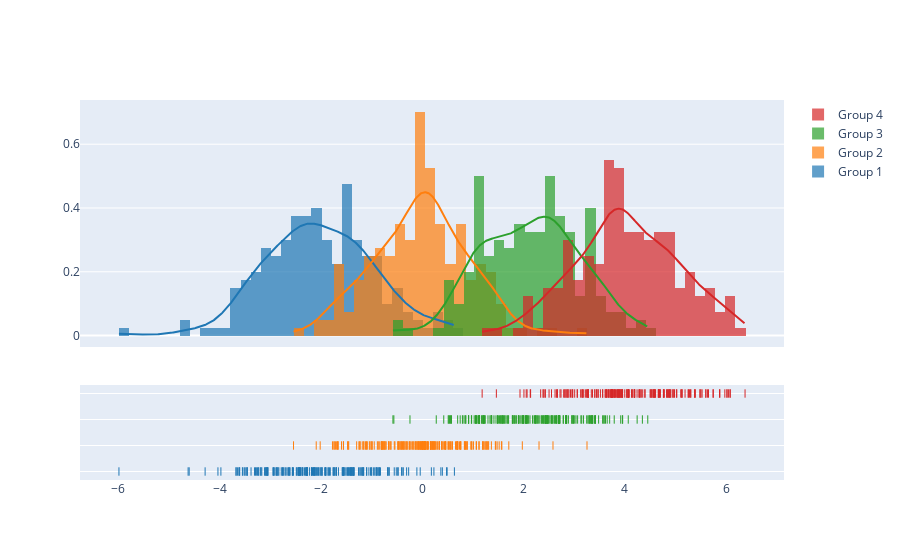

The cell this chart's notebook holds for it:
### Code cell
import plotly.figure_factory as ff

# Add histogram data
x1 = np.random.randn(200) - 2
x2 = np.random.randn(200)
x3 = np.random.randn(200) + 2
x4 = np.random.randn(200) + 4

# Group data together
hist_data = [x1, x2, x3, x4]

group_labels = ['Group 1', 'Group 2', 'Group 3', 'Group 4']

# Create distplot with custom bin_size
fig = ff.create_distplot(hist_data, group_labels, bin_size=.2)
fig.show()

### Figure 1 — Plotly figure (JSON) as saved in the notebook; plotly's stock layout.template omitted (floating-point values rounded to 4 significant figures; data arrays with more than 128 entries replaced by an {"elided": "..."} marker saying what was removed)
{"data": [{"autobinx": false, "histnorm": "probability density", "legendgroup": "Group 1", "marker": {"color": "rgb(31, 119, 180)"}, "name": "Group 1", "opacity": 0.7, "type": "histogram", "x": {"elided": "200 float values"}, "xaxis": "x", "xbins": {"end": 0.6338, "size": 0.2, "start": -5.989}, "yaxis": "y"}, {"autobinx": false, "histnorm": "probability density", "legendgroup": "Group 2", "marker": {"color": "rgb(255, 127, 14)"}, "name": "Group 2", "opacity": 0.7, "type": "histogram", "x": {"elided": "200 float values"}, "xaxis": "x", "xbins": {"end": 3.252, "size": 0.2, "start": -2.542}, "yaxis": "y"}, {"autobinx": false, "histnorm": "probability density", "legendgroup": "Group 3", "marker": {"color": "rgb(44, 160, 44)"}, "name": "Group 3", "opacity": 0.7, "type": "histogram", "x": {"elided": "200 float values"}, "xaxis": "x", "xbins": {"end": 4.452, "size": 0.2, "start": -0.5797}, "yaxis": "y"}, {"autobinx": false, "histnorm": "probability density", "legendgroup": "Group 4", "marker": {"color": "rgb(214, 39, 40)"}, "name": "Group 4", "opacity": 0.7, "type": "histogram", "x": {"elided": "200 float values"}, "xaxis": "x", "xbins": {"end": 6.372, "size": 0.2, "start": 1.182}, "yaxis": "y"}, {"legendgroup": "Group 1", "marker": {"color": "rgb(31, 119, 180)"}, "mode": "lines", "name": "Group 1", "showlegend": false, "type": "scatter", "x": {"elided": "500 float values"}, "xaxis": "x", "y": {"elided": "500 float values"}, "yaxis": "y"}, {"legendgroup": "Group 2", "marker": {"color": "rgb(255, 127, 14)"}, "mode": "lines", "name": "Group 2", "showlegend": false, "type": "scatter", "x": {"elided": "500 float values"}, "xaxis": "x", "y": {"elided": "500 float values"}, "yaxis": "y"}, {"legendgroup": "Group 3", "marker": {"color": "rgb(44, 160, 44)"}, "mode": "lines", "name": "Group 3", "showlegend": false, "type": "scatter", "x": {"elided": "500 float values"}, "xaxis": "x", "y": {"elided": "500 float values"}, "yaxis": "y"}, {"legendgroup": "Group 4", "marker": {"color": "rgb(214, 39, 40)"}, "mode": "lines", "name": "Group 4", "showlegend": false, "type": "scatter", "x": {"elided": "500 float values"}, "xaxis": "x", "y": {"elided": "500 float values"}, "yaxis": "y"}, {"legendgroup": "Group 1", "marker": {"color": "rgb(31, 119, 180)", "symbol": "line-ns-open"}, "mode": "markers", "name": "Group 1", "showlegend": false, "type": "scatter", "x": {"elided": "200 float values"}, "xaxis": "x", "y": {"elided": "200 str values"}, "yaxis": "y2"}, {"legendgroup": "Group 2", "marker": {"color": "rgb(255, 127, 14)", "symbol": "line-ns-open"}, "mode": "markers", "name": "Group 2", "showlegend": false, "type": "scatter", "x": {"elided": "200 float values"}, "xaxis": "x", "y": {"elided": "200 str values"}, "yaxis": "y2"}, {"legendgroup": "Group 3", "marker": {"color": "rgb(44, 160, 44)", "symbol": "line-ns-open"}, "mode": "markers", "name": "Group 3", "showlegend": false, "type": "scatter", "x": {"elided": "200 float values"}, "xaxis": "x", "y": {"elided": "200 str values"}, "yaxis": "y2"}, {"legendgroup": "Group 4", "marker": {"color": "rgb(214, 39, 40)", "symbol": "line-ns-open"}, "mode": "markers", "name": "Group 4", "showlegend": false, "type": "scatter", "x": {"elided": "200 float values"}, "xaxis": "x", "y": {"elided": "200 str values"}, "yaxis": "y2"}], "layout": {"barmode": "overlay", "hovermode": "closest", "legend": {"traceorder": "reversed"}, "xaxis": {"anchor": "y2", "domain": [0.0, 1.0], "zeroline": false}, "yaxis": {"anchor": "free", "domain": [0.35, 1], "position": 0.0}, "yaxis2": {"anchor": "x", "domain": [0, 0.25], "dtick": 1, "showticklabels": false}}}
